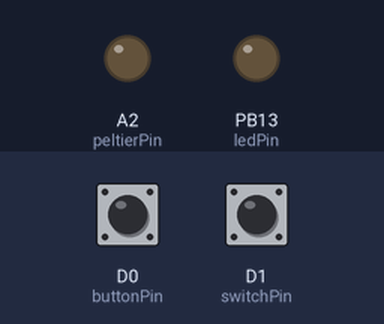
Recording of a sketch running on a simulated STM32 Nucleo. Shown: output pins drawn as LEDs (lit = HIGH). Dashed ring = blinking. Inputs (shaded band) come from the test bench; at power-on: D0 (buttonPin) LOW, D1 (switchPin) HIGH.

Above: at 1.2 s.
1.3 s: D0 (buttonPin) pulled HIGH for 0.15 s
At 1.75 s:
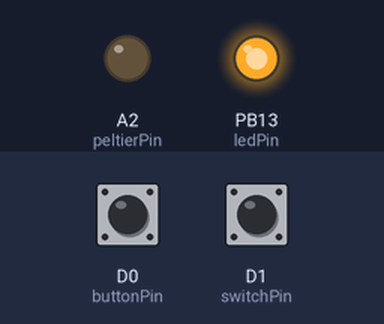
4.3 s: D1 (switchPin) pulled LOW for 0.15 s
At 5.2 s:
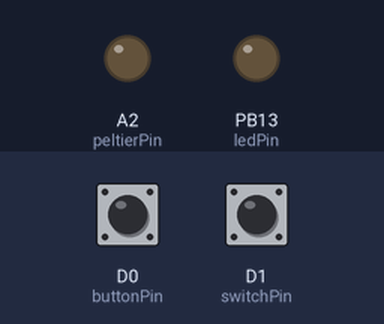
5.9 s: D0 (buttonPin) pulled HIGH for 1 s
At 7.3 s:
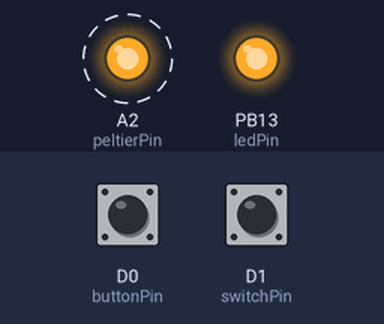
9.9 s: D0 (buttonPin) pulled HIGH for 3.2 s
At 14.3 s:
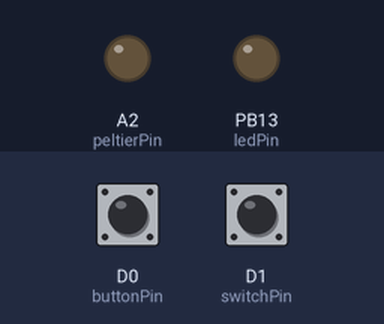
Timing chart, 0 to 15.6 s (numbered marks = the images above; inputs shaded):
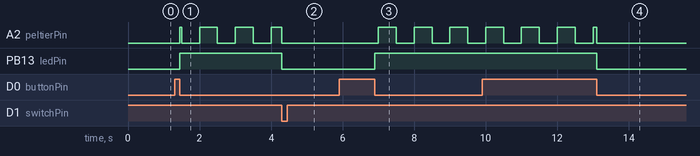

Measured:
- after the input at 1.3 s, A2 (peltierPin): LOW → HIGH after 0.15 s, then repeats every 1.0 s: LOW 0.50 s, HIGH 0.50 s; PB13 (ledPin): LOW → HIGH after 0.15 s
- after the input at 4.3 s, PB13 (ledPin): HIGH → LOW at once
- after the input at 5.9 s, A2 (peltierPin): alternates HIGH for 0.50 s and LOW for 0.50 s, starting after 1.1 s; PB13 (ledPin): LOW → HIGH after 1.0 s
- after the input at 9.9 s, PB13 (ledPin): HIGH → LOW after 3.2 s

The sketch:

peltier_pwm.ino
```cpp
// #include <Wire.h>
// #include "Adafruit_MCP9808.h"
// #include <PulseSensorPlayground.h> // Includes the PulseSensorPlayground Library.
// #include "include/flash_lib.h"

// const int peltier = PA4;
// const int peltier = PA8;

// #define pin3 D7
#define peltierPin PA4
#define pwmPin PA5 // Green LED on Nucleo
#define ledPin PB13
#define buttonPin PA3
#define switchPin PA2
#define peltierPeriod 1000

bool peltierActive = false;

// void Update_IT_callback(void)
// { // Update event correspond to Rising edge of PWM when configured in PWM1 mode
//   digitalWrite(peltierPin, LOW); // pin2 will be complementary to pin
// }

// void Compare_IT_callback(void)
// { // Compare match event correspond to falling edge of PWM when configured in PWM1 mode
//   if (peltierActive) {
//     digitalWrite(peltierPin, HIGH);
//   }
// }

// int peltierInterval = 667;

void buttonISR() {
  if(HIGH == digitalRead(switchPin)) { // if in manual mode, do some stuff
    // digitalWrite(peltierPin, HIGH);
    digitalWrite(ledPin, !digitalRead(ledPin));
    peltierActive = !peltierActive;
  }
}

void setup() {
  pinMode(peltierPin, OUTPUT);
  digitalWrite(peltierPin, LOW);
  pinMode(ledPin, OUTPUT);
  digitalWrite(ledPin, LOW);

  pinMode(buttonPin, INPUT_PULLDOWN);
  pinMode(switchPin, INPUT);

  attachInterrupt(digitalPinToInterrupt(buttonPin),buttonISR,FALLING);

  // // Automatically retrieve TIM instance and channel associated to pwmPin
  // // This is used to be compatible with all STM32 series automatically.
  // TIM_TypeDef *Instance = (TIM_TypeDef *)pinmap_peripheral(digitalPinToPinName(pwmPin), PinMap_PWM);
  // uint32_t channel = STM_PIN_CHANNEL(pinmap_function(digitalPinToPinName(pwmPin), PinMap_PWM));


  // // Instantiate HardwareTimer object. Thanks to 'new' instantiation, HardwareTimer is not destructed when setup function is finished.
  // HardwareTimer *MyTim = new HardwareTimer(Instance);

  // MyTim->setMode(channel, TIMER_OUTPUT_COMPARE_PWM1, pwmPin);
  // // MyTim->setPrescaleFactor(8); // Due to setOverflow with MICROSEC_FORMAT, prescaler will be computed automatically based on timer input clock
  // // MyTim->setOverflow(10000, MICROSEC_FORMAT);                     // 100000 microseconds = 100 milliseconds
  // MyTim->setOverflow(1000, HERTZ_FORMAT);                     // 100000 microseconds = 100 milliseconds
  // MyTim->setCaptureCompare(channel, 40, PERCENT_COMPARE_FORMAT);  // 50%
  // MyTim->attachInterrupt(Update_IT_callback);
  // MyTim->attachInterrupt(channel, Compare_IT_callback);
  // MyTim->resume();
}

bool buttonPressed = false;
uint8_t peltierPWM = LOW;

void loop() {
  ;
  // int pressEvent = digitalRead(buttonPin);
  // if (HIGH == pressEvent) {
  //   digitalWrite(ledPin, HIGH);
  // }
  // else {
  //   digitalWrite(ledPin, LOW);
  // }
  // delay(10);

  unsigned long currentMillis = millis();
  uint8_t pressEvent = digitalRead(buttonPin);
  uint8_t manualMode = digitalRead(switchPin);

  if (LOW == manualMode) { // NOT in manual mode
    digitalWrite(ledPin, LOW);
    digitalWrite(peltierPin, LOW);
    peltierActive = false;


  }
  else {
    // digitalWrite(ledPin, HIGH);

    if (peltierActive) {
      if ((currentMillis % peltierPeriod) <= (int)(peltierPeriod*0.5)) {
        peltierPWM = HIGH;
      }
      else {
        peltierPWM = LOW;
      }
    }
    else {
      peltierPWM = LOW;
    }
    // digitalWrite(ledPin, peltierPWM);
    digitalWrite(peltierPin, peltierPWM);
  }
  // delay(10);


  // digitalWrite(ledPin, !digitalRead(ledPin));
  // delay(100);
  /* Nothing to do all is done by hardware. Even no interrupt required. */
  // if (LOW == peltierActive) {
  //   peltierActive = HIGH;
  // }
  // else {
  //   peltierActive = LOW;
  // }
  // // peltierActive = !peltierActive;
  // delay(500);

  // digitalWrite(ledPin, !digitalRead(ledPin));
  // if (peltierActive) {

  //   digitalWrite(peltierPin, HIGH);
  //   delay(67);
  //   digitalWrite(peltierPin, LOW);
  //   delay(600);
  // }

}
```
